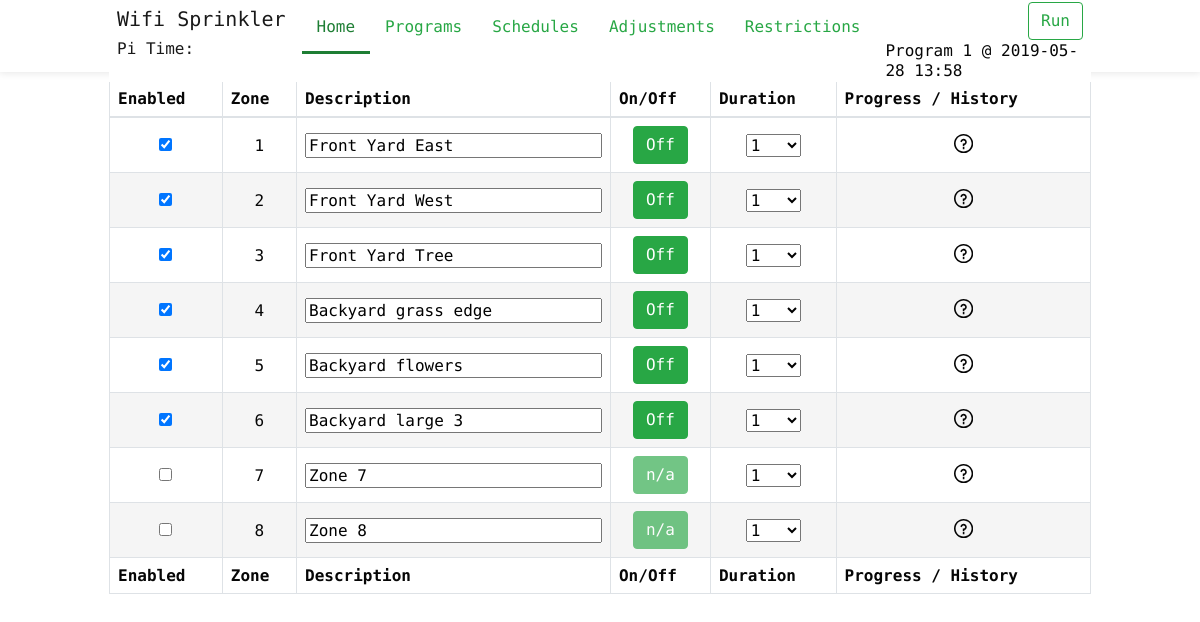
The page / on the database its author committed.
### main.py (models this page shows)
class Program(db.Model):
	__tablename__ = 'Program'
	program_id = db.Column(db.Integer, primary_key=True)
	description = db.Column(db.String(120), unique=False, nullable=True)
	enabled = db.Column(db.Boolean)
	program_zones = db.relationship('Program_Zones', backref='program', cascade="all, delete-orphan")
	program_run = db.relationship('Program_Run', backref='program', cascade="all, delete-orphan")
	program_schedule = db.relationship('Program_Schedule', backref='program', cascade="all, delete-orphan")
	program_adjustment = db.relationship('Program_Adjustment', backref='program', cascade="all, delete-orphan")
	program_restriction = db.relationship('Program_Restriction', backref='program', cascade="all, delete-orphan")

class Zone(db.Model):
	__tablename__ = 'Zone'
	zone_id = db.Column(db.Integer, primary_key=True)
	description = db.Column(db.String(120), unique=False, nullable=True)
	enabled = db.Column(db.Boolean)
	program_zones = db.relationship('Program_Zones', backref='zone')

### main.py (the view)
@app.route("/")
def index():
	zones = Zone.query.all()
	next_progam_run = GetNextProgamRun()
	return render_template('index.html', zones=zones, next_progam_run=next_progam_run, curent_page='Home')

### main.py (called while the page is built)
@app.context_processor
def utility_processor():
	return dict(isAllowedTime=isAllowedTime )

@app.template_filter('datetimeformat')
def datetimeformat(value, format='%Y-%m-%d %H:%M'):
	return value.strftime(format)

### templates/index.html (shortened to what this page needs)
{% extends 'layout.html' %}
{% from "_macros.html" import duration %}
{% block body %}
		<div class="container" >
			<div class="row">
				<div id="zone_div" class="col-lg-12">
					<table class="table table-bordered dataTable" id="dataTable" cellspacing="0"  width="100%">
						<thead>
							<tr role="row">
							<th >Enabled</th>
							<th class="td-select">Zone</th>
							<th >Description</th>
							<th id="ZoneOnOffSpan">On/Off</th>
							<th >Duration</th>
							<th >Progress / History</th>
						</thead>
						<tfoot>
							<tr>
								<th >Enabled</th>
								<th class="td-select">Zone</th>
								<th >Description</th>
								<th id="ZoneOnOffSpan">On/Off</th>
								<th >Duration</th>
								<th >Progress / History</th>
							</tr>
						</tfoot>
						<tbody>
						  {% for zone in zones %}
						  	{% if zone.zone_id % 2 == 0 %}
						    <tr role="row" class="RowEven">
						    {% else %}
						    <tr role="row" class="RowOdd">
						    {% endif %}
						      <td >
						        {% if zone.enabled %}
						          <input type="checkbox" id="chk_{{zone.zone_id}}" name="chk_{{zone.zone_id}}" checked>
						        {% else %}
						          <input type="checkbox" id="chk_{{zone.zone_id}}" name="chk_{{zone.zone_id}}">
						        {% endif %}
						      </td>
						      <td class="td-select">{{ zone.zone_id }}</td>
						      <td id="ZoneDescriptionSpan"><input type="text" id="desc_{{ zone.zone_id }}" value="{{ zone.description }}"></td>
						      {% if zone.enabled %}
						        <td id=""><button class="btn btn-success" type='button' value=0 id='{{ zone.zone_id }}'>Off</button></td>
						      {% else %}
						        <td id=""><button class="btn btn-success" type='button' value=0 id='{{ zone.zone_id }}' disabled>n/a</button></td>
						      {% endif %}
						      <td>{{ duration(zone.zone_id, 0) }}</td>
						      <td>
										<svg class="icon icon-zone-question" id="zone-history_{{ zone.zone_id }}">
											<use xlink:href="/static/css/symbol-defs.svg#icon-question"></use>
										</svg>
									</td>
						   	</tr>
						  {% endfor %}
						</tbody>
					</table>
				</div>
			</div>
		</div>
	</body>
</html>
{% endblock %}

### templates/layout.html (shortened to what this page needs)
<!doctype html>
<html lang="">
	<head>
		<link rel="stylesheet" href="{{ url_for('static', filename='css/bootstrap.min.css') }}">
		<link rel="stylesheet" href="{{ url_for('static', filename='css/wifi-sprinkler.css') }}">
		<link rel="stylesheet" href="//code.jquery.com/ui/1.12.1/themes/base/jquery-ui.css">
	</head>
	<body class="home with-promo">
		<header class="fixed-top">
			<div class="headerLightBox">
				<div class="container" >
					<nav class="navbar navbar-toggleable-md navbar-light">
						<div class="logo">
							<a class="navbar-brand" href="/">
								<h5>Wifi Sprinkler</h6>
								<h6>Pi Time: <Pi Time: <span id='time_value' class="label" ></h6>
							</a>
						</div>
						<div class="navigation">
							<ul class="nav navbar-left">
								<li class="nav-item {{'active' if curent_page=='Home'}} tf-menu">
									<a class="nav-link" href="/">Home</a>
								</li>
								<li class="nav-item {{'active' if curent_page=='Programs'}} tf-menu">
									<a class="nav-link" href="/programs">Programs</a>
								</li>
								<li class="nav-item {{'active' if curent_page=='Schedules'}} tf-menu">
									<a class="nav-link" href="/schedules">Schedules</a>
								</li>
								<li class="nav-item {{'active' if curent_page=='Adjustments'}} tf-menu">
									<a class="nav-link" href="/adjustments">Adjustments</a>
								</li>
								<li class="nav-item {{'active' if curent_page=='Restrictions'}} tf-menu">
									<a class="nav-link" href="/restrictions">Restrictions</a>
								</li>
							</ul>
							<ul class="nav navbar-right justify-content-end">
								<li>
									<button class="btn btn-outline-success my-2 my-sm-0 start_stop_btn" type="button" id="">Run</button>
								</li>
								{% if next_progam_run.program is not none %}
								<li>
									<div style="padding-left: 10px;">
										<span class="middle">
										{{next_progam_run.program}}{{' @ ' + next_progam_run.run_datetime|datetimeformat if next_progam_run.program_id != 0 else ''}}
									</span>
									</div>
								</li>
								{% endif %}
							</ul>
						</div>
					</nav>
				</div>
			</div>
		</header>
		{% block body %}{% endblock %}

### templates/_macros.html (shortened to what this page needs)
{% macro duration(id, value, enabled=True) %}
<select id ="select_{{ id }}" style="width:55px;" {{'' if enabled else 'disabled'}}>
	{% for n in range(1, 61, 1) %}
		<option value='{{n}}' {{'selected' if value==n else ''}}>{{n}}</option>
	{% endfor %}
</select>
{% endmacro %}

### static/css/wifi-sprinkler.css (style rules this page uses)
.container { padding-left: 5px; padding-right: 5px; }
.middle { vertical-align: middle;margin: auto; }
.RowOdd { background-color: #FFF; text-align: center; }
.RowEven { background-color: #F5F5F5; text-align: center; }
.table-bordered td, .table-bordered th { vertical-align: middle; }
#ZoneDescriptionSpan input { width:100%; }
@media (min-width: 720px) { .td-select { display:table-cell !important; } }
@media (min-width: 720px) { .table-bordered td, .table-bordered th { padding: .50rem; } }
html { font-size: 16px; font-family: "Encode Sans"!important; line-height: 1.15; -ms-text-size-adjust: 100%; -webkit-text-size-adjust: 100%; -webkit-font-smoothing: antialiased; box-sizing: border-box; -ms-overflow-style: scrollbar; }
body { font-family: "Encode Sans"!important; font-size: 1rem; font-weight: 400; line-height: 1.2; text-align: left; background-color: #fff; margin: 0; margin-top: 80px; color: #060606; -webkit-font-smoothing: antialiased; text-rendering: optimizeLegibility; height: auto; }
.fixed-bottom, .fixed-top { position: fixed; right: 0; z-index: 1030; left: 0; }
.container, .container-fluid { position: relative; margin-left: auto; margin-right: auto; height: 100%; }
header { background: #fff; z-index: 1; }
header .headerLightBox { box-shadow: 0 0 8px 1px rgba(0,0,0,.1); z-index: 1; position: relative; height: 72px; }
.navbar { width: 100%; overflow: hidden; background-color: #fff; top: 0; padding: .1rem 0.5rem; }
header .navigation { width: 100%; }
header .navbar .nav>li { float: left; }
header .logo { display: flex; -webkit-box-pack: center; -webkit-justify-content: center; -ms-flex-pack: center; justify-content: center; -webkit-box-align: center; -webkit-align-items: center; -ms-flex-align: center; align-items: center; margin: auto; }
header .navbar .nav.navbar-left>li>a { font-size: 1rem; padding: 15px 15px 15px; }
@media (min-width: 1200px) { header .logo { margin-left: 0px; margin-top: 0px; } }
@media (min-width: 992px) { header .logo { margin-right: 0px; margin-top: 0px; } }
@media (min-width: 576px) { .container { max-width: 540px; } }
@media (min-width: 768px) { .container { max-width: 720px; } }
@media (min-width: 992px) { .container { max-width: 992px; } }
@media (min-width: 992px) { header .navbar .nav.navbar-left { display: block; } }
@media (min-width: 992px) { header .navbar .nav.navbar-right { display: -webkit-box; display: -webkit-flex; display: -ms-flexbox; display: flex; -webkit-box-align: center; -webkit-align-items: center; -ms-flex-align: center; align-items: center; } }
@media (min-width: 992px) { .navbar-toggleable-md, .navbar-toggleable-md .navbar-nav { -webkit-box-orient: horizontal; -webkit-box-direction: normal; } }
@media (min-width: 992px) { .navbar-toggleable-md { -webkit-flex-direction: row; -ms-flex-direction: row; flex-direction: row; -webkit-flex-wrap: nowrap; -ms-flex-wrap: nowrap; flex-wrap: nowrap; -webkit-box-align: center; -webkit-align-items: center; -ms-flex-align: center; align-items: center; } }
@media (min-width: 992px) { a { color: #28a745; } }
@media (min-width: 992px) { li.active > a { color: #1e7e34; } }
@media (min-width: 992px) { li.active { border-bottom: 3px solid #1e7e34; -webkit-transform: scaleX(1); -ms-transform: scaleX(1); transform: scaleX(1); } }
.icon { display: inline-block; width: 1.2em; height: 1.2em; stroke-width: 0; stroke: currentColor; fill: currentColor }

### rows shown on the page
Program: program "Program 1"
Zone: zone_id "1", description "Front Yard East"
Zone: zone_id "2", description "Front Yard West"
Zone: zone_id "3", description "Front Yard Tree"
Zone: zone_id "4", description "Backyard grass edge"
Zone: zone_id "5", description "Backyard flowers"
Zone: zone_id "6", description "Backyard large 3"
Zone: zone_id "7", description "Zone 7"
Zone: zone_id "8", description "Zone 8"

### other values the page prints
form field value "1"
